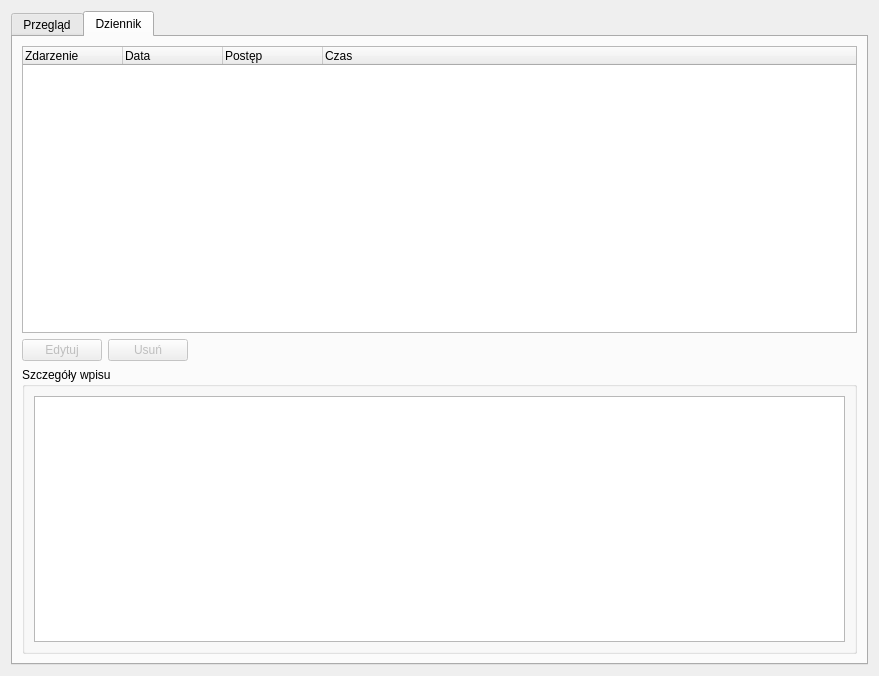
<?xml version="1.0" encoding="UTF-8"?>
<ui version="4.0">
 <class>DetailsWidget</class>
 <widget class="QWidget" name="DetailsWidget">
  <property name="geometry">
   <rect>
    <x>0</x>
    <y>0</y>
    <width>879</width>
    <height>676</height>
   </rect>
  </property>
  <property name="windowTitle">
   <string>Form</string>
  </property>
  <layout class="QGridLayout" name="gridLayout_2">
   <item row="0" column="1">
    <widget class="QTabWidget" name="tabWidget">
     <property name="currentIndex">
      <number>1</number>
     </property>
     <widget class="QWidget" name="tab">
      <attribute name="title">
       <string>Przegląd</string>
      </attribute>
      <layout class="QGridLayout" name="gridLayout">
       <item row="0" column="0">
        <layout class="QHBoxLayout" name="horizontalLayout_3">
         <item>
          <widget class="QLabel" name="lblLicznikiZaniedbania">
           <property name="text">
            <string>TextLabel</string>
           </property>
          </widget>
         </item>
         <item>
          <spacer name="horizontalSpacer_3">
           <property name="orientation">
            <enum>Qt::Orientation::Horizontal</enum>
           </property>
           <property name="sizeHint" stdset="0">
            <size>
             <width>40</width>
             <height>20</height>
            </size>
           </property>
          </spacer>
         </item>
         <item>
          <widget class="QPushButton" name="btnUlubione">
           <property name="minimumSize">
            <size>
             <width>48</width>
             <height>34</height>
            </size>
           </property>
           <property name="maximumSize">
            <size>
             <width>64</width>
             <height>40</height>
            </size>
           </property>
           <property name="layoutDirection">
            <enum>Qt::LayoutDirection::LeftToRight</enum>
           </property>
           <property name="text">
            <string/>
           </property>
          </widget>
         </item>
        </layout>
       </item>
       <item row="1" column="0">
        <layout class="QGridLayout" name="gridLayout_4">
         <item row="1" column="0">
          <spacer name="horizontalSpacer_20">
           <property name="orientation">
            <enum>Qt::Orientation::Horizontal</enum>
           </property>
           <property name="sizeHint" stdset="0">
            <size>
             <width>40</width>
             <height>20</height>
            </size>
           </property>
          </spacer>
         </item>
         <item row="1" column="1">
          <widget class="QLabel" name="lblDetaleTytul">
           <property name="font">
            <font>
             <pointsize>36</pointsize>
             <bold>true</bold>
            </font>
           </property>
           <property name="text">
            <string>&lt;html&gt;&lt;head/&gt;&lt;body&gt;&lt;p align=&quot;center&quot;&gt;&lt;span style=&quot; font-size:36pt; font-weight:700;&quot;&gt;Główny Tytuł&lt;/span&gt;&lt;/p&gt;&lt;/body&gt;&lt;/html&gt;</string>
           </property>
           <property name="alignment">
            <set>Qt::AlignmentFlag::AlignCenter</set>
           </property>
          </widget>
         </item>
         <item row="1" column="2">
          <spacer name="horizontalSpacer_21">
           <property name="orientation">
            <enum>Qt::Orientation::Horizontal</enum>
           </property>
           <property name="sizeHint" stdset="0">
            <size>
             <width>40</width>
             <height>20</height>
            </size>
           </property>
          </spacer>
         </item>
        </layout>
       </item>
       <item row="2" column="0">
        <widget class="QLabel" name="labNazwaPlatformy">
         <property name="font">
          <font>
           <pointsize>16</pointsize>
          </font>
         </property>
         <property name="text">
          <string>&lt;html&gt;&lt;head/&gt;&lt;body&gt;&lt;p align=&quot;center&quot;&gt;&lt;span style=&quot; font-size:16pt;&quot;&gt;Platforma&lt;/span&gt;&lt;/p&gt;&lt;/body&gt;&lt;/html&gt;</string>
         </property>
         <property name="alignment">
          <set>Qt::AlignmentFlag::AlignCenter</set>
         </property>
        </widget>
       </item>
       <item row="3" column="0">
        <widget class="QLabel" name="lblDetaleCzasCalkowity">
         <property name="text">
          <string>Łączny czas: 0h 0m</string>
         </property>
         <property name="alignment">
          <set>Qt::AlignmentFlag::AlignCenter</set>
         </property>
        </widget>
       </item>
       <item row="4" column="0">
        <spacer name="verticalSpacer_4">
         <property name="orientation">
          <enum>Qt::Orientation::Vertical</enum>
         </property>
         <property name="sizeHint" stdset="0">
          <size>
           <width>826</width>
           <height>21</height>
          </size>
         </property>
        </spacer>
       </item>
       <item row="5" column="0">
        <widget class="QLabel" name="lblWielkiStatus">
         <property name="font">
          <font>
           <pointsize>26</pointsize>
          </font>
         </property>
         <property name="text">
          <string>&lt;html&gt;&lt;head/&gt;&lt;body&gt;&lt;p align=&quot;center&quot;&gt;&lt;span style=&quot; font-size:26pt; font-weight:700; color:#00ad00;&quot;&gt;Wielki Status&lt;/span&gt;&lt;/p&gt;&lt;/body&gt;&lt;/html&gt;</string>
         </property>
         <property name="alignment">
          <set>Qt::AlignmentFlag::AlignCenter</set>
         </property>
        </widget>
       </item>
       <item row="6" column="0">
        <layout class="QHBoxLayout" name="horizontalLayout_13">
         <item>
          <spacer name="horizontalSpacer_18">
           <property name="orientation">
            <enum>Qt::Orientation::Horizontal</enum>
           </property>
           <property name="sizeHint" stdset="0">
            <size>
             <width>40</width>
             <height>20</height>
            </size>
           </property>
          </spacer>
         </item>
         <item>
          <widget class="QLabel" name="label_4">
           <property name="text">
            <string>Ocena:</string>
           </property>
          </widget>
         </item>
         <item>
          <widget class="QSpinBox" name="lblDetaleOcena">
           <property name="maximum">
            <number>10</number>
           </property>
          </widget>
         </item>
         <item>
          <spacer name="horizontalSpacer_19">
           <property name="orientation">
            <enum>Qt::Orientation::Horizontal</enum>
           </property>
           <property name="sizeHint" stdset="0">
            <size>
             <width>40</width>
             <height>20</height>
            </size>
           </property>
          </spacer>
         </item>
        </layout>
       </item>
       <item row="7" column="0">
        <spacer name="verticalSpacer_3">
         <property name="orientation">
          <enum>Qt::Orientation::Vertical</enum>
         </property>
         <property name="sizeHint" stdset="0">
          <size>
           <width>826</width>
           <height>20</height>
          </size>
         </property>
        </spacer>
       </item>
       <item row="8" column="0">
        <layout class="QHBoxLayout" name="horizontalLayout_10">
         <item>
          <spacer name="horizontalSpacer_15">
           <property name="orientation">
            <enum>Qt::Orientation::Horizontal</enum>
           </property>
           <property name="sizeHint" stdset="0">
            <size>
             <width>40</width>
             <height>20</height>
            </size>
           </property>
          </spacer>
         </item>
         <item>
          <widget class="QLabel" name="label_2">
           <property name="text">
            <string>Status: </string>
           </property>
          </widget>
         </item>
         <item>
          <widget class="QComboBox" name="comboDetaleStatus">
           <property name="sizeAdjustPolicy">
            <enum>QComboBox::SizeAdjustPolicy::AdjustToContents</enum>
           </property>
           <property name="minimumSize">
            <size>
             <width>140</width>
             <height>0</height>
            </size>
           </property>
          </widget>
         </item>
         <item>
          <spacer name="horizontalSpacer_6">
           <property name="orientation">
            <enum>Qt::Orientation::Horizontal</enum>
           </property>
           <property name="sizeHint" stdset="0">
            <size>
             <width>40</width>
             <height>20</height>
            </size>
           </property>
          </spacer>
         </item>
        </layout>
       </item>
       <item row="9" column="0">
        <widget class="QProgressBar" name="progressBarDetale">
         <property name="value">
          <number>24</number>
         </property>
        </widget>
       </item>
       <item row="10" column="0">
        <widget class="QFrame" name="frameKontrolkiPostepu">
         <property name="sizePolicy">
          <sizepolicy hsizetype="Preferred" vsizetype="Preferred">
           <horstretch>0</horstretch>
           <verstretch>0</verstretch>
          </sizepolicy>
         </property>
         <property name="frameShape">
          <enum>QFrame::Shape::StyledPanel</enum>
         </property>
         <property name="frameShadow">
          <enum>QFrame::Shadow::Raised</enum>
         </property>
         <layout class="QHBoxLayout" name="horizontalLayout_2">
          <item>
           <spacer name="horizontalSpacer_2">
            <property name="orientation">
             <enum>Qt::Orientation::Horizontal</enum>
            </property>
            <property name="sizeHint" stdset="0">
             <size>
              <width>267</width>
              <height>20</height>
             </size>
            </property>
           </spacer>
          </item>
          <item>
           <layout class="QHBoxLayout" name="horizontalLayout">
            <item>
             <widget class="QSpinBox" name="spinDetaleAktualny">
              <property name="maximum">
               <number>9999</number>
              </property>
             </widget>
            </item>
            <item>
             <widget class="QLabel" name="label_3">
              <property name="text">
               <string>/</string>
              </property>
             </widget>
            </item>
            <item>
             <widget class="QSpinBox" name="spinDetaleDocelowy">
              <property name="maximum">
               <number>9999</number>
              </property>
             </widget>
            </item>
            <item>
             <widget class="QLabel" name="lblDetaleJednostka">
              <property name="text">
               <string>jednostka</string>
              </property>
             </widget>
            </item>
           </layout>
          </item>
          <item>
           <spacer name="horizontalSpacer">
            <property name="orientation">
             <enum>Qt::Orientation::Horizontal</enum>
            </property>
            <property name="sizeHint" stdset="0">
             <size>
              <width>266</width>
              <height>20</height>
             </size>
            </property>
           </spacer>
          </item>
         </layout>
        </widget>
       </item>
       <item row="11" column="0">
        <layout class="QHBoxLayout" name="horizontalLayout_4">
         <item>
          <widget class="QPushButton" name="btnSzybkaSesja">
           <property name="font">
            <font>
             <bold>true</bold>
            </font>
           </property>
           <property name="text">
            <string>Dodaj aktywność</string>
           </property>
          </widget>
         </item>
         <item>
          <widget class="QPushButton" name="btnZakonczPodejscie">
           <property name="font">
            <font>
             <bold>true</bold>
            </font>
           </property>
           <property name="text">
            <string>Zakończ podejście</string>
           </property>
          </widget>
         </item>
        </layout>
       </item>
       <item row="12" column="0">
        <spacer name="verticalSpacer_6">
         <property name="orientation">
          <enum>Qt::Orientation::Vertical</enum>
         </property>
         <property name="sizeHint" stdset="0">
          <size>
           <width>826</width>
           <height>21</height>
          </size>
         </property>
        </spacer>
       </item>
       <item row="13" column="0">
        <layout class="QHBoxLayout" name="horizontalLayout_5">
         <item>
          <widget class="QPushButton" name="btnNowePodejscie">
           <property name="text">
            <string>Rozpocznij nowe podejście</string>
           </property>
          </widget>
         </item>
         <item>
          <widget class="QPushButton" name="btnCofnijZakonczenie">
           <property name="enabled">
            <bool>true</bool>
           </property>
           <property name="text">
            <string>Cofnij zakończenie</string>
           </property>
          </widget>
         </item>
        </layout>
       </item>
       <item row="14" column="0">
        <widget class="QPushButton" name="btnDetaleZapisz">
         <property name="text">
          <string>Zapisz zmiany</string>
         </property>
        </widget>
       </item>
      </layout>
     </widget>
     <widget class="QWidget" name="tab_2">
      <attribute name="title">
       <string>Dziennik</string>
      </attribute>
      <layout class="QGridLayout" name="gridLayout_5">
       <item row="0" column="0">
        <layout class="QVBoxLayout" name="verticalLayout_2">
         <item>
          <widget class="QTreeWidget" name="treeHistoria">
           <property name="sizePolicy">
            <sizepolicy hsizetype="Expanding" vsizetype="Expanding">
             <horstretch>0</horstretch>
             <verstretch>0</verstretch>
            </sizepolicy>
           </property>
           <column>
            <property name="text">
             <string>Zdarzenie</string>
            </property>
           </column>
           <column>
            <property name="text">
             <string>Data</string>
            </property>
           </column>
           <column>
            <property name="text">
             <string>Postęp</string>
            </property>
           </column>
           <column>
            <property name="text">
             <string>Czas</string>
            </property>
           </column>
          </widget>
         </item>
         <item>
          <layout class="QHBoxLayout" name="horizontalLayoutHistoriaAkcje">
           <item>
            <widget class="QPushButton" name="btnEdytujZaznaczone">
             <property name="enabled">
              <bool>false</bool>
             </property>
             <property name="text">
              <string>Edytuj</string>
             </property>
            </widget>
           </item>
           <item>
            <widget class="QPushButton" name="btnUsunZaznaczone">
             <property name="enabled">
              <bool>false</bool>
             </property>
             <property name="text">
              <string>Usuń</string>
             </property>
            </widget>
           </item>
           <item>
            <spacer name="horizontalSpacerHistoriaAkcje">
             <property name="orientation">
              <enum>Qt::Orientation::Horizontal</enum>
             </property>
             <property name="sizeHint" stdset="0">
              <size>
               <width>40</width>
               <height>20</height>
              </size>
             </property>
            </spacer>
           </item>
          </layout>
         </item>
         <item>
          <widget class="QGroupBox" name="groupBox">
           <property name="title">
            <string>Szczegóły wpisu</string>
           </property>
           <layout class="QGridLayout" name="gridLayout_3">
            <item row="0" column="0">
             <widget class="QTextEdit" name="txtSzczegolyWpisu">
              <property name="sizePolicy">
               <sizepolicy hsizetype="Expanding" vsizetype="Expanding">
                <horstretch>0</horstretch>
                <verstretch>0</verstretch>
               </sizepolicy>
              </property>
              <property name="readOnly">
               <bool>true</bool>
              </property>
             </widget>
            </item>
           </layout>
          </widget>
         </item>
        </layout>
       </item>
      </layout>
     </widget>
    </widget>
   </item>
  </layout>
 </widget>
 <resources/>
 <connections/>
</ui>
